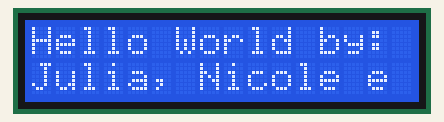
Simulated run of this sketch. Board: Arduino Uno, built with avr-gcc and run on an emulated ATmega328P. On the bench: 16×2 character LCD.

Above: at 0.21 s.
At 1.71 s:
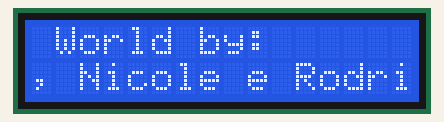
At 3.52 s:
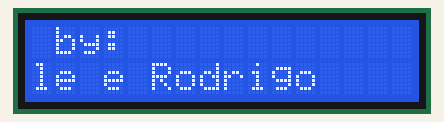
At 7.0 s:
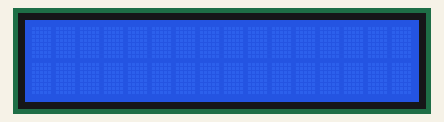
At 9.82 s:
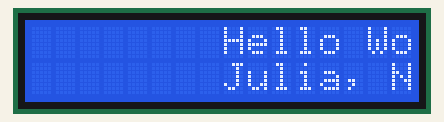
At 12.83 s:
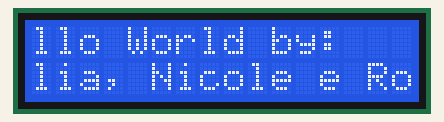

The sketch:

lcd.ino
```cpp
// Biblioteca do LCD 16x2
#include <LiquidCrystal.h>

// Inicializa a biblioteca com os pinos da interface
LiquidCrystal lcd(12, 11, 5, 4, 3, 2);

void setup() {
  // Configura as linhas e colunas do LCD
  lcd.begin(16, 2);
  // Escreve na tela do LCD
  lcd.setCursor(0,0);
  lcd.print("Hello World by:");
  lcd.setCursor(0,1);
  lcd.print("Julia, Nicole e Rodrigo");
}

void loop() {
  // Faz a rolagem do LCD
  lcd.autoscroll();
  delay(300);

  // Cria um espaçamento e criar um loop no scroll do LCD
  lcd.setCursor(35, 1);
  // Espaços em branco para que o LCD faça o scroll
  lcd.print(" ");
}
 
```

Measured:
- by itself, everything shown: repeats every 12.0 s, in 39 steps
- what the display in image 3 shows lasts 0.6 s, from 7.0 s to 7.6 s
